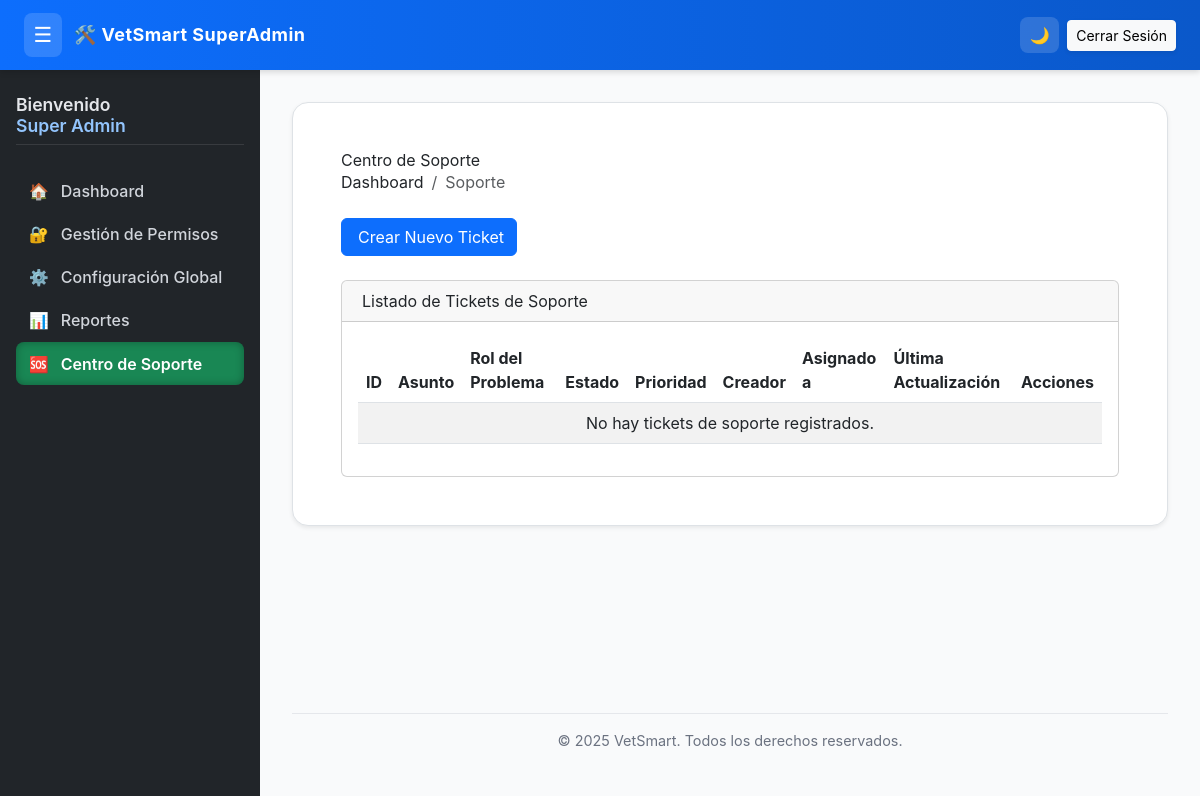
Before: /vetsmart/soporte (signed in) with the older database file.
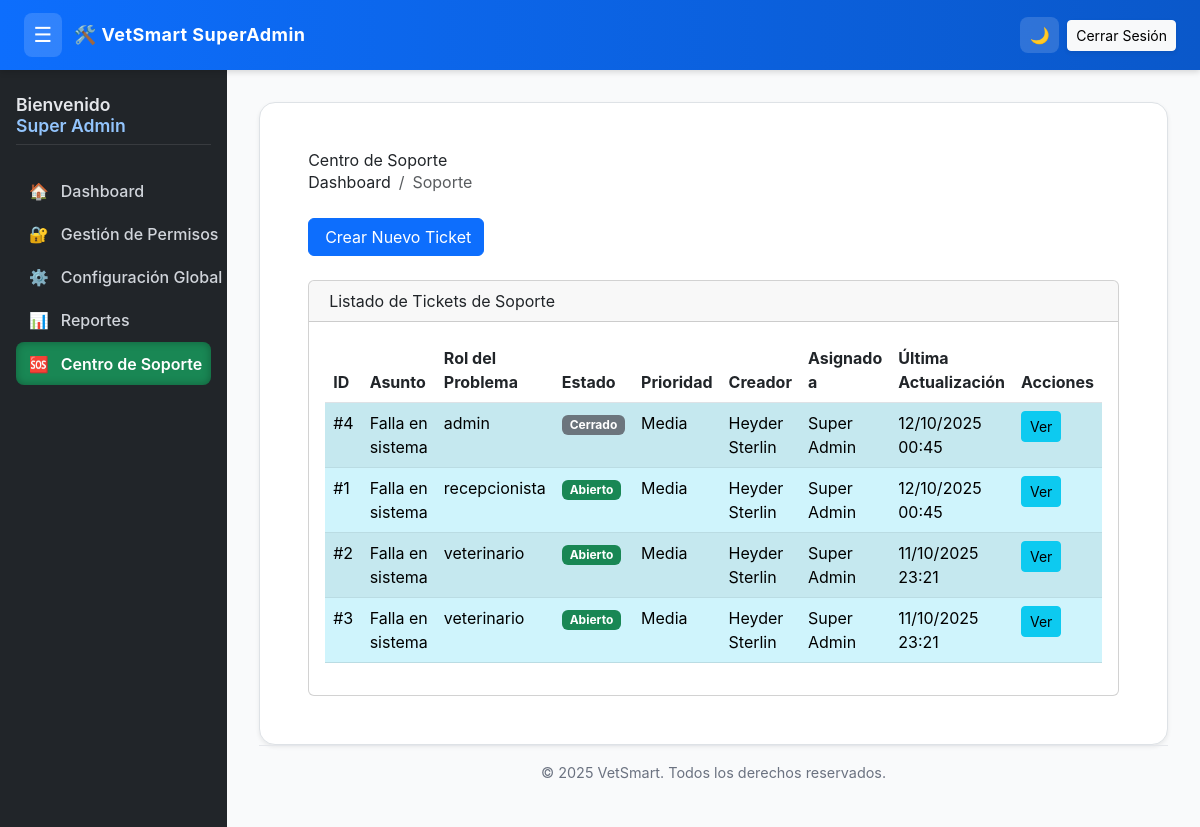
After: the same page with the newer database file.
### tables this page shows
CREATE TABLE `tickets` (
  `id` int(11) NOT NULL,
  `usuario_id` int(11) NOT NULL COMMENT 'ID del usuario que crea el ticket',
  `asignado_a` int(11) DEFAULT NULL COMMENT 'ID del usuario de soporte asignado',
  `asunto` varchar(255) NOT NULL,
  `descripcion` text DEFAULT NULL,
  `rol_problema` varchar(255) DEFAULT NULL,
  `estado` enum('Abierto','En Proceso','Cerrado') NOT NULL DEFAULT 'Abierto',
  `prioridad` enum('Baja','Media','Alta','Urgente') NOT NULL DEFAULT 'Media',
  `creado_en` timestamp NOT NULL DEFAULT current_timestamp(),
  `actualizado_en` timestamp NOT NULL DEFAULT current_timestamp() ON UPDATE current_timestamp(),
  `notificacion_vista` tinyint(1) NOT NULL DEFAULT 0 COMMENT 'Indica si el ticket ya fue notificado o visto',
  `notificacion_admin_vista` tinyint(1) NOT NULL DEFAULT 1 COMMENT '0 = no visto por admin, 1 = visto'
);

### app/controllers/SoporteController.php (called while the page is built, shortened)
<?php
require_once APP_ROOT . '/core/Controller.php';
require_once APP_ROOT . '/models/Ticket.php';
class SoporteController extends Controller {
    private $ticketModel;
    public function __construct($pdo) {
        $this->ticketModel = new Ticket($pdo);
    }
    public function index() {
        $this->ticketModel->markAllAsSeen();
        $tickets = $this->ticketModel->getAll();
        $this->view('soporte/index', ['tickets' => $tickets], 'main_superadmin');
    }
}

### app/models/Ticket.php (called while the page is built, shortened)
<?php
class Ticket {
    private $db;
    public function __construct($pdo) {
        $this->db = $pdo;
    }
    public function getAll() {
        $sql = "SELECT
                    t.id, t.asunto, t.estado, t.prioridad, t.creado_en, t.actualizado_en, t.rol_problema,
                    CONCAT(u_creador.nombre, ' ', u_creador.apellido) as creador_nombre,
                    CONCAT(u_asignado.nombre, ' ', u_asignado.apellido) as asignado_nombre
                FROM tickets t
                JOIN usuarios u_creador ON t.usuario_id = u_creador.id
                LEFT JOIN usuarios u_asignado ON t.asignado_a = u_asignado.id
                ORDER BY t.actualizado_en DESC";
        $stmt = $this->db->query($sql);
        return $stmt->fetchAll(PDO::FETCH_ASSOC);
    }
    public function markAllAsSeen() {
        try {
            $sql = "UPDATE tickets SET notificacion_vista = 1 WHERE notificacion_vista = 0";
            $this->db->exec($sql);
            return true;
        } catch (PDOException $e) {
            error_log("Error al marcar tickets como vistos: " . $e->getMessage());
            return false;
        }
    }
}

### app/views/soporte/index.php (the view, shortened to what the changed rows need)
<div class="container-fluid px-4">
    <h1 class="mt-4">Centro de Soporte</h1>
    <div class="card mb-4">
        <div class="card-body">
            <table class="table table-striped table-hover">
                <thead>
                    <tr>
                        <th>ID</th>
                        <th>Asunto</th>
                        <th>Rol del Problema</th>
                        <th>Estado</th>
                        <th>Prioridad</th>
                        <th>Creador</th>
                        <th>Asignado a</th>
                        <th>Última Actualización</th>
                        <th>Acciones</th>
                    </tr>
                </thead>
                <tbody>
                    <?php if (empty($tickets)): ?>
                        <tr>
                            <td colspan="9" class="text-center">No hay tickets de soporte registrados.</td>
                        </tr>
                    <?php else: ?>
                        <?php foreach ($tickets as $ticket): ?>
                            <?php
                                $priorityClass = '';
                                switch ($ticket['prioridad']) {
                                    case 'Media':
                                        $priorityClass = 'table-info';
                                        break;
                                }
                            ?>
                            <tr class="<?php echo $priorityClass; ?>">
                                <td>#<?= htmlspecialchars($ticket['id']) ?></td>
                                <td><?= htmlspecialchars($ticket['asunto']) ?></td>
                                <td><?= htmlspecialchars($ticket['rol_problema']) ?></td>
                                <td>
                                    <span class="badge
                                        <?php
                                            switch ($ticket['estado']) {
                                                case 'Abierto': echo 'bg-success'; break;
                                                case 'Cerrado': echo 'bg-secondary'; break;
                                            }
                                        ?>">
                                        <?= htmlspecialchars($ticket['estado']) ?>
                                    </span>
                                </td>
                                <td><?= htmlspecialchars($ticket['prioridad']) ?></td>
                                <td><?= htmlspecialchars($ticket['creador_nombre']) ?></td>
                                <td><?= htmlspecialchars($ticket['asignado_nombre'] ?? 'N/A') ?></td>
                                <td><?= date('d/m/Y H:i', strtotime($ticket['actualizado_en'])) ?></td>
                                <td>
                                    <a href="/vetsmart/soporte/ver/<?= $ticket['id'] ?>" class="btn btn-sm btn-info">
                                        Ver
                                    </a>
                                </td>
                            </tr>
                        <?php endforeach; ?>
                    <?php endif; ?>
                </tbody>
            </table>
        </div>
    </div>
</div>

Changed rows visible on the page:
added tickets: id "4", asunto "Falla en sistema", rol_problema "admin", estado "Cerrado", prioridad "Media", creador_nombre "Heyder Sterlin", asignado_nombre "Super Admin", actualizado_en "12/10/2025 00:45"
added tickets: id "1", asunto "Falla en sistema", rol_problema "recepcionista", estado "Abierto", prioridad "Media", creador_nombre "Heyder Sterlin", asignado_nombre "Super Admin", actualizado_en "12/10/2025 00:45"
added tickets: id "2", asunto "Falla en sistema", rol_problema "veterinario", estado "Abierto", prioridad "Media", creador_nombre "Heyder Sterlin", asignado_nombre "Super Admin", actualizado_en "11/10/2025 23:21"
added tickets: id "3", asunto "Falla en sistema", rol_problema "veterinario", estado "Abierto", prioridad "Media", creador_nombre "Heyder Sterlin", asignado_nombre "Super Admin", actualizado_en "11/10/2025 23:21"
Other visible differences:
text no longer shown: "No hay tickets de soporte registrados."
